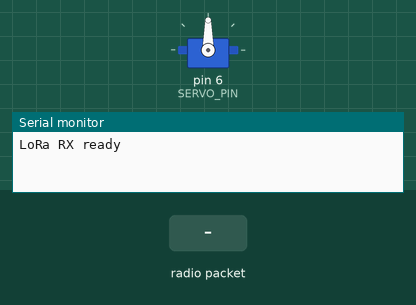
Simulated run of this sketch. Board: Arduino Uno, built with avr-gcc and run on an emulated ATmega328P. Shown: servo, the last lines printed to the serial monitor. The test bench sets the inputs (shaded band). No radio packets arrive unless stated.

Above: at 1.2 s.
1.3 s: radio packet "A:" arrives
At 1.7 s:
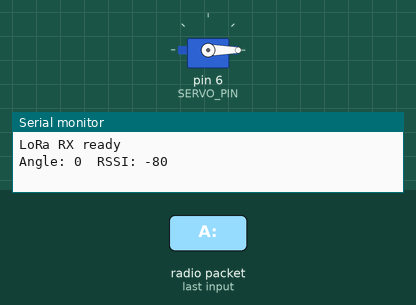
Timing chart, 0 to 4.3 s (numbered marks = the images above; inputs shaded):
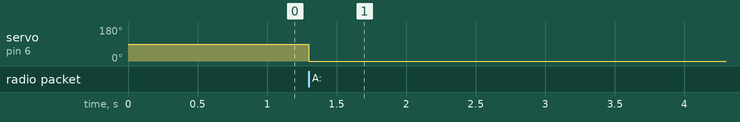

Measured:
- after the input at 1.3 s, servo on pin 6 (SERVO_PIN): 90° → 0° at once

The sketch:

receiver.ino
```cpp
/*
  ПРИЁМНИК (Arduino #2, с сервоприводом)
  Модуль: SX1278 (Ra-02) 433 МГц, библиотека "LoRa" (Sandeep Mistry)

  Подключение LoRa - так же, как у передатчика (3.3V, D10, D11, D12, D13, D9, D2).
  Сервопривод:
    сигнал (жёлтый/белый) -> D6
    питание (красный)     -> внешние 5 В (не от пина Arduino при нагрузке)
    GND (коричневый)      -> GND, общий с Arduino
*/

#include <SPI.h>
#include <LoRa.h>
#include <Servo.h>

#define LORA_SS   10
#define LORA_RST  9
#define LORA_DIO0 2
#define LORA_FREQ 433E6
#define SERVO_PIN 6

Servo servo;

void setup() {
  Serial.begin(9600);
  servo.attach(SERVO_PIN);
  servo.write(90);

  LoRa.setPins(LORA_SS, LORA_RST, LORA_DIO0);
  if (!LoRa.begin(LORA_FREQ)) {
    Serial.println("LoRa init failed!");
    while (true);
  }
  LoRa.setSyncWord(0x12);   // должно совпадать с передатчиком
  Serial.println("LoRa RX ready");
}

void loop() {
  int packetSize = LoRa.parsePacket();
  if (packetSize == 0) return;

  String msg = "";
  while (LoRa.available()) {
    msg += (char)LoRa.read();
  }

  if (msg.startsWith("A:")) {
    int angle = constrain(msg.substring(2).toInt(), 0, 180);
    servo.write(angle);
    Serial.print("Angle: ");
    Serial.print(angle);
    Serial.print("  RSSI: ");
    Serial.println(LoRa.packetRssi());
  }
}
```
